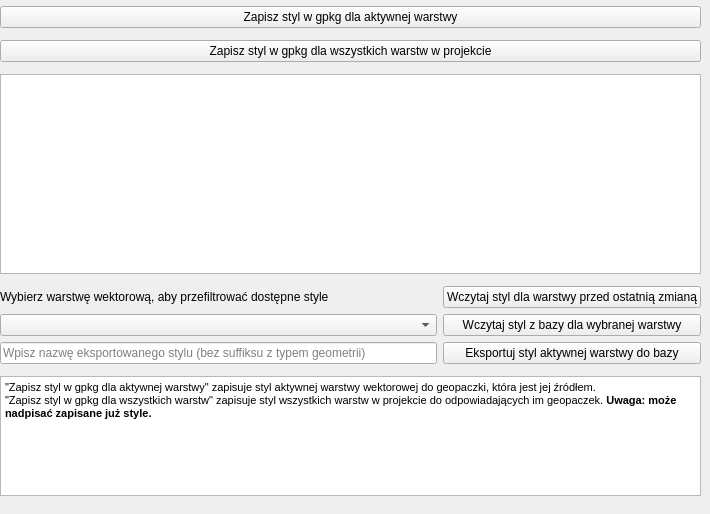
        <widget class="QWidget" name="tab_14">
         <attribute name="title">
          <string>Menadżer stylów</string>
         </attribute>
         <widget class="QWidget" name="verticalLayoutWidget_11">
          <property name="geometry">
           <rect>
            <x>0</x>
            <y>0</y>
            <width>701</width>
            <height>505</height>
           </rect>
          </property>
          <layout class="QVBoxLayout" name="verticalLayout_13">
           <item>
            <widget class="QPushButton" name="pb_style_save_single">
             <property name="text">
              <string>Zapisz styl w gpkg dla aktywnej warstwy</string>
             </property>
            </widget>
           </item>
           <item>
            <widget class="QPushButton" name="pb_style_save_all">
             <property name="text">
              <string>Zapisz styl w gpkg dla wszystkich warstw w projekcie</string>
             </property>
            </widget>
           </item>
           <item>
            <widget class="QTreeView" name="tv_style">
             <property name="maximumSize">
              <size>
               <width>16777215</width>
               <height>200</height>
              </size>
             </property>
            </widget>
           </item>
           <item>
            <layout class="QGridLayout" name="gridLayout_2">
             <property name="topMargin">
              <number>0</number>
             </property>
             <item row="0" column="0">
              <widget class="QLabel" name="label_29">
               <property name="text">
                <string>Wybierz warstwę wektorową, aby przefiltrować dostępne style</string>
               </property>
              </widget>
             </item>
             <item row="1" column="0">
              <widget class="QgsMapLayerComboBox" name="cb_style_layer"/>
             </item>
             <item row="0" column="1">
              <widget class="QPushButton" name="pb_apply_previous_style_to_layer">
               <property name="text">
                <string>Wczytaj styl dla warstwy przed ostatnią zmianą</string>
               </property>
              </widget>
             </item>
             <item row="1" column="1">
              <widget class="QPushButton" name="pb_style_layer">
               <property name="maximumSize">
                <size>
                 <width>300</width>
                 <height>100</height>
                </size>
               </property>
               <property name="text">
                <string>Wczytaj styl z bazy dla wybranej warstwy</string>
               </property>
              </widget>
             </item>
             <item row="2" column="1">
              <widget class="QPushButton" name="pb_export_active_layer_style">
               <property name="text">
                <string>Eksportuj styl aktywnej warstwy do bazy</string>
               </property>
              </widget>
             </item>
             <item row="2" column="0">
              <widget class="QLineEdit" name="le_export_active_layer_style">
               <property name="text">
                <string/>
               </property>
               <property name="placeholderText">
                <string>Wpisz nazwę eksportowanego stylu (bez suffiksu z typem geometrii)</string>
               </property>
              </widget>
             </item>
            </layout>
           </item>
           <item>
            <widget class="QTextBrowser" name="textBrowser_6">
             <property name="maximumSize">
              <size>
               <width>16777215</width>
               <height>120</height>
              </size>
             </property>
             <property name="locale">
              <locale language="Polish" country="Poland"/>
             </property>
             <property name="html">
              <string>&lt;!DOCTYPE HTML PUBLIC &quot;-//W3C//DTD HTML 4.0//EN&quot; &quot;http://www.w3.org/TR/REC-html40/strict.dtd&quot;&gt;
&lt;html&gt;&lt;head&gt;&lt;meta name=&quot;qrichtext&quot; content=&quot;1&quot; /&gt;&lt;style type=&quot;text/css&quot;&gt;
p, li { white-space: pre-wrap; }
&lt;/style&gt;&lt;/head&gt;&lt;body style=&quot; font-family:'Open Sans'; font-size:8pt; font-weight:400; font-style:normal;&quot;&gt;
&lt;p style=&quot; margin-top:0px; margin-bottom:0px; margin-left:0px; margin-right:0px; -qt-block-indent:0; text-indent:0px;&quot;&gt;&amp;quot;Zapisz styl w gpkg dla aktywnej warstwy&amp;quot; zapisuje styl aktywnej warstwy wektorowej do geopaczki, która jest jej źródłem.&lt;/p&gt;
&lt;p style=&quot; margin-top:0px; margin-bottom:0px; margin-left:0px; margin-right:0px; -qt-block-indent:0; text-indent:0px;&quot;&gt;&amp;quot;Zapisz styl w gpkg dla wszystkich warstw&amp;quot; zapisuje styl wszystkich warstw w projekcie do odpowiadających im geopaczek. &lt;span style=&quot; font-weight:600;&quot;&gt;Uwaga: może nadpisać zapisane już style.&lt;/span&gt;&lt;/p&gt;&lt;/body&gt;&lt;/html&gt;</string>
             </property>
            </widget>
           </item>
          </layout>
         </widget>
        </widget>
